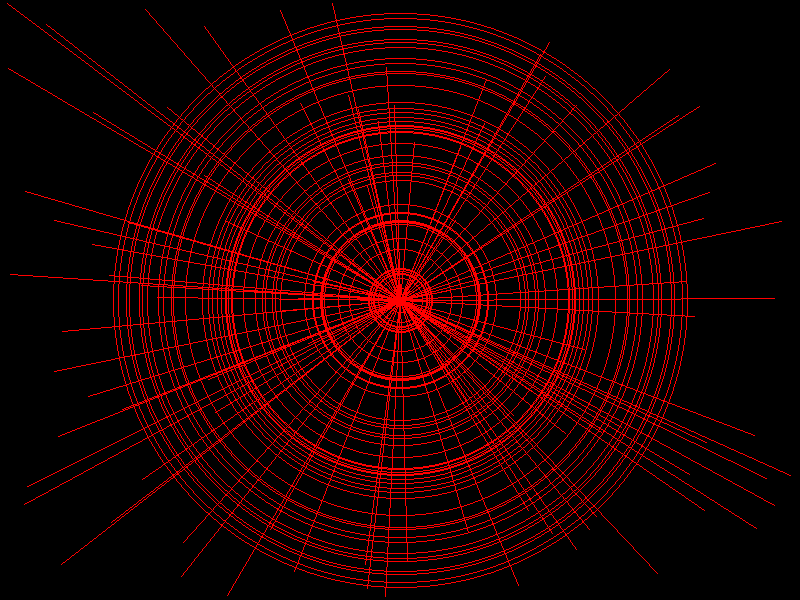

The Python source for this figure:
from PIL import Image
from random import randint
 
def draw_line(x1, y1, x2, y2):
    dx = abs(x2 - x1)
    dy = abs(y2 - y1)
    slope = dy > dx

    if slope:
        x1, y1 = y1, x1
        x2, y2 = y2, x2

    if x1 > x2:
        x1, x2 = x2, x1
        y1, y2 = y2, y1

    dx = abs(x2 - x1)
    dy = abs(y2 - y1)
    error = dx // 2
    y = y1
    y_step = 1 if y1 < y2 else -1

    points = []

    for x in range(x1, x2 + 1):
        coord = (y, x) if slope else (x, y)
        points.append(coord)
        error -= dy
        if error < 0:
            y += y_step
            error += dx

    return points

def draw_circle(center_x, center_y, radius):
    x = radius
    y = 0
    decision = 1 - radius
    points = set()

    while x >= y:
        points.add((x + center_x, y + center_y))
        points.add((-x + center_x, y + center_y))
        points.add((x + center_x, -y + center_y))
        points.add((-x + center_x, -y + center_y))
        points.add((y + center_x, x + center_y))
        points.add((-y + center_x, x + center_y))
        points.add((y + center_x, -x + center_y))
        points.add((-y + center_x, -x + center_y))

        y += 1
        if decision <= 0:
            decision += 2 * y + 1
        else:
            x -= 1
            decision += 2 * (y - x) + 1

    return list(points)

def draw(image, points, color):
    for point in points:
        image.putpixel(point, color)

if __name__ == '__main__':
    with Image.open('Bresenham.png') as im:
        im.paste((0, 0, 0), (0, 0, im.size[0], im.size[1]))

        for i in range(100):
            line_points = draw_line(400, 300, randint(0, 799), randint(0, 599))
            draw(im, line_points, (255, 0, 0))

        for i in range(50):
            circle_points = draw_circle(400, 300, randint(0, 299))
            draw(im, circle_points, (255, 0, 0))

        im.save('Bresenham.png')
